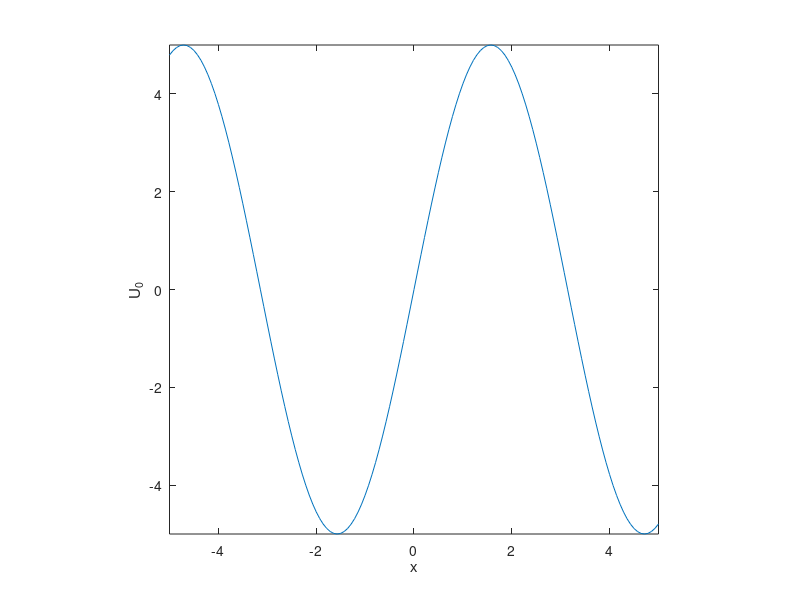
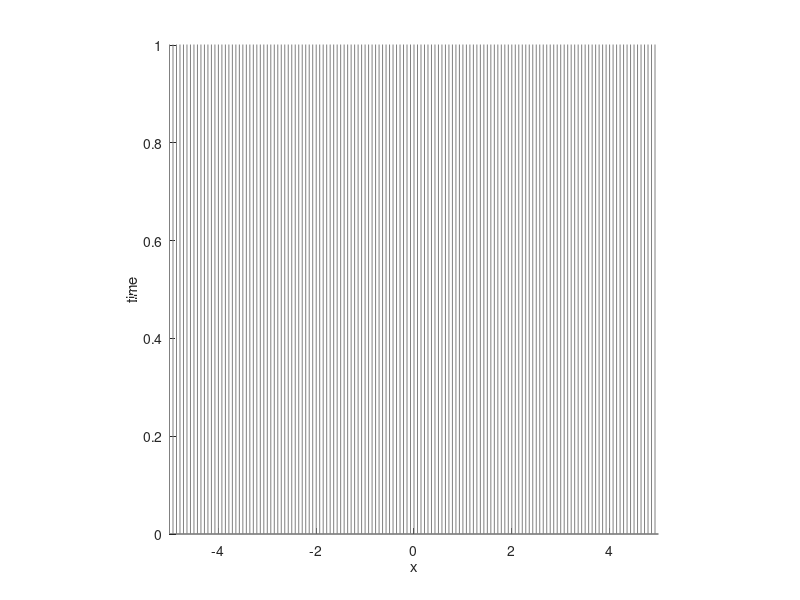

MATLAB code to generate these figures, in order: (Note: this script raises an error after producing the figures.)
% Program to calculate and plot slope and speed of sound transition with  respect to time
% Function poly2string.m is required in order to print vector in polynomial form
% SIDDHARTH NIMBAJIRAO DOERE [SAPIENZA UNIVERSITY OF ROME]
% SPACE AND ASTRONAUTICAL ENGINEERING, DEPARTMENT OF INDUSTRIAL AND CIVIL ENGIEERING
% deore.1823670@studanti.uniroma1.it

clc; clear all; close all;

u=input('Enter co-eficient of polynomial = ');
range=input('Enter range co-eficient of initial coundition (e. g. [-4 0 2]) = ');
value=input('Enter value  co-eficient for range of initial coundition = ');
range=[range, range(length(range))];
%u=[0.5 0 0]
a=polyder(u);
NX=140;
x=-5:10/NX:5;
slope_a(NX+1)=0;
f_u(NX+1)=0;
slope_disc(NX+1)=0;
y(NX+1)=0;
k=1;
for i=1:NX+1;
    y(i)=value(k)*sin(x(i));
    if(x(i)==range(k) && k<=(length(range)))
        k=k+1;
    end    
    for j=1:length(a)
        slope_a(i)=slope_a(i) + a(j)*y(i) ^ (length(a)-j);
    end
    for j=1:length(u)
        f_u(i)=f_u(i)+u(j)*y(i)^(length(u)-j);
    end
end

figure('Name','Initial Condition');
plot(x,y);
xlabel('x');
ylabel('U_{0}');
axis([-5 5 -5 5]);
axis square


figure('Name','slope of shock -> a');
xlabel('x');
ylabel('time');
axis([-5 5 0 1]);
axis square
% Search for shock and expantion fans
k=0;
for i=1:NX
    slope_disc(i)=slope_a(i+1)-slope_a(i);
    if(slope_disc(i)>0) % plots fan
        for j=slope_a(i):0.3:slope_a(i+1)
            a_theta=atan(j);
            line([x(i) x(i)-10*cos(a_theta+pi/2)],[0 10*sin(a_theta+pi/2)],'Color',[0.8 0.8 0.8]);
        end
    end
    if(slope_disc(i)<0) % plots Shock wave
        k=k+1;
        a_theta=atan((f_u(i+1)-f_u(i))/(y(i+1)-y(i)));
        sx1(k)=x(i);
        sx2(k)=x(i)-10*cos(a_theta+pi/2);
        sy1(k)=0;
        sy2(k)=10*sin(a_theta+pi/2);
        slp(k)=a_theta;
        line([sx1(k) sx2(k)],[sy1(k) sy2(k)],'Color','g','LineWidth',2);
    end
end

    for i=1:NX+1
    %    if(mod(i,NX/20)==0)
    a_theta=atan(slope_a(i));
    if((i<NX+1) && slope_a(i+1)==slope_a(i))
        if a_theta<0
            line([x(i) x(i)-10*cos(a_theta+pi/2)],[0 10*sin(a_theta+pi/2)],'Color','b');
        elseif a_theta == 0
            line([x(i) x(i)-10*cos(a_theta+pi/2)],[0 10*sin(a_theta+pi/2)],'Color',[0.5 0.5 0.5]');
        else
            line([x(i) x(i)-10*cos(a_theta+pi/2)],[0 10*sin(a_theta+pi/2)],'Color','r');
        end
    end
    %    end
end

fprintf('Given Polynomial = ');
fprintf(poly2string(u));
fprintf('\nSpeed of sound = ');
fprintf(poly2string(a));
fprintf('\n');
